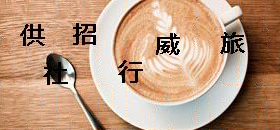
#> input picture imgs/b_0.png, 280 x 130 px; its folder holds 4 pictures in this run
$ python evalue_acc.py
#> lines starting #> are read from the running program, lines starting #| are printed output that depends on the picture; after the words box and inside, x2 and y2 are one past the last pixel; in counts of white or black regions, pixels touching at a corner belong together; pictures that were not available may be replaced by others from this repository, and a replacement may not be noted
### imgs/zhilian_ocr.py

import cv2

import numpy as np

import pytesseract


#
# import zhilian_ocr as zhilian
#
# loca = zhilian.zhilian_ocr('b_00.png','s_00.png')


def zhilian_ocr(img_path,veri_img_path):


#> called with img_path = 'b_0.png', veri_img_path = 's_0.png'
    img = cv2.imread(img_path)
#> img is the input picture: shape (130, 280, 3); mean B, G, R 129.2, 155.4, 190.7

    veri_img = cv2.imread(veri_img_path)

    grey_img = cv2.cvtColor(img,cv2.COLOR_RGB2GRAY)
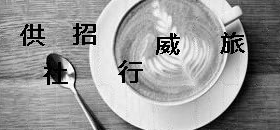
#> grey_img: shape (130, 280); min 0, max 255, mean 151.6

    grey_veri_img = cv2.cvtColor(veri_img,cv2.COLOR_RGB2GRAY)

    # ref,binary_img = cv2.threshold(grey_img,15,255,cv2.THRESH_BINARY)
    binary_veri_img = grey_veri_img

    binary_img = grey_img
    # ref,binary_veri_img =cv2.threshold(grey_veri_img,15,255,cv2.THRESH_BINARY)


    first_char = binary_veri_img[6:33,11:34]
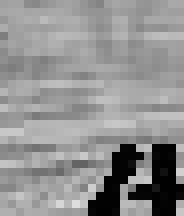
#> first_char: shape (27, 23) (shown 8 times larger); min 1, max 221, mean 144.8


    second_char = binary_veri_img[6:33,34:55]
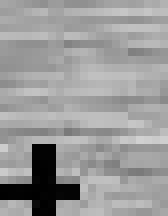
#> second_char: shape (27, 21) (shown 8 times larger); min 0, max 209, mean 154.5

    third_char = binary_veri_img[6:33,54:77]
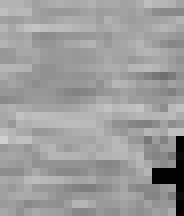
#> third_char: shape (27, 23) (shown 8 times larger); min 1, max 206, mean 156.7

    char_seq = (first_char,second_char,third_char)

    location = np.zeros([3,2])


    # cv2.imshow('1',second_char)
    for no in range(0,3):

        m = binary_img.shape[0]
        n = binary_img.shape[1]

        m0 = char_seq[no].shape[0]
        n0 = char_seq[no].shape[1]

        result = np.zeros([m-m0+1,n-n0+1])


        vec_sub = char_seq[no].reshape(m0*n0,order='F')

        vec_sub.shape = (vec_sub.shape[0],1)
        norm_sub = np.linalg.norm(vec_sub)


        for i in range(0,m-m0+1):
            for j in range(0,n-n0+1):
                subMatr = binary_img[i:(i+m0),j:(j+n0)]

                # print(subMatr.shape[1])
                # cv2.imshow('1',subMatr)
                # cv2.waitKey(0)
                vec = subMatr.reshape((subMatr.shape[0])*(subMatr.shape[1]),order = 'F')
                # vect = np.zeros([(subMatr.shape[0])*(subMatr.shape[1])])
                vec = np.array(vec)
                vec.shape = (vec.shape[0],1)
                vect = vec.T
                # [8 lines of commented-out code are left out]
                vect = vect.astype(float)
                vec_sub = vec_sub.astype(float)
                result[i,j] = np.dot(vect,vec_sub)/(np.linalg.norm(vec)*norm_sub+np.spacing(1))
                # [7 lines of commented-out code are left out]
        x,y = np.where(result==np.max(result))

        res = grey_img[x[0]:x[0]+m0,y[0]:y[0]+n0]
        location[no,0] = x[0]+m0/2
        location[no,1] = y[0]+m0/2
#> this loop made 3 passes
#> norm_sub on passes 1 to 3: 3819.6, 3831.9, 3971.2
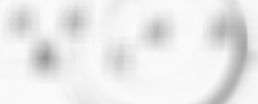
#> result: shape (104, 258) float64; min 0.585, max 1, mean 0.921
#> after the loop, location = [[19.5, 24.5], [19.5, 47.5], [19.5, 67.5]]

    return location

### imgs/evalue_acc.py
from zhilian_ocr import zhilian_ocr

import cv2

for i in range(0,401):
    img_path = 'b_'+'%d'%i+'.png'

    img_veri_path = 's_'+'%d'%i+'.png'


    l = zhilian_ocr(img_path,img_veri_path)
#> l = [[19.5, 24.5], [19.5, 47.5], [19.5, 67.5]]

    img = cv2.imread(img_path)

    l = l.astype(int)
#> l = [[19, 24], [19, 47], [19, 67]]

    ll = cv2.line(img,(l[0,1],l[0,0]),(0,0),(0,0,255))

    cv2.line(img,(l[1,1],l[1,0]),(0,0),(0,255,0))
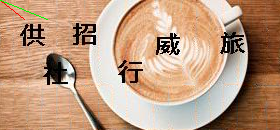
#> img: shape (130, 280, 3); mean B, G, R 129, 155.5, 190.4

    cv2.line(img,(l[2,1],l[2,0]),(0,0),(255,0,0))
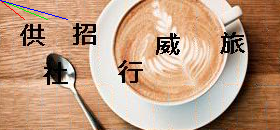
#> img: shape (130, 280, 3); 0.19% of pixels changed, all inside (x1, y1, x2, y2) = (0, 0, 68, 20)

    save_name =  '%d'%i+'.png'
    cv2.imwrite(save_name,ll)
#> pass 2 of the loop `for i in range(0,401):`:
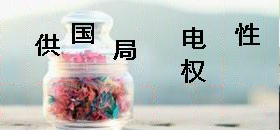
#> input picture imgs/b_1.png, 280 x 130 px
#> in zhilian_ocr, img is the input picture: shape (130, 280, 3); mean B, G, R 189.6, 192, 187.4
#> the loop in zhilian_ocr (call 2), `for no in range(0,3): ` made 3 passes
#> norm_sub on passes 1 to 3: 5876.7, 5531.5, 5608.5
#> after the loop in zhilian_ocr (call 2), `for no in range(0,3):`:
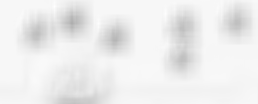
#> result: shape (104, 258) float64; min 0.682, max 1, mean 0.932
#> `l = zhilian_ocr(img_path,img_veri_path)`: l = [[19.5, 24.5], [19.5, 47.5], [19.5, 67.5]]
#> `l = l.astype(int)`: l = [[19, 24], [19, 47], [19, 67]]
#> `cv2.line(img,(l[2,1],l[2,0]),(0,0),(255,0,0))`:
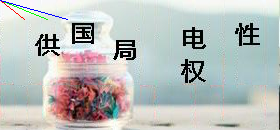
#> img: shape (130, 280, 3); mean B, G, R 189.2, 191.4, 186.7
#> (the run stopped early here; a loop or call above may not have finished)
